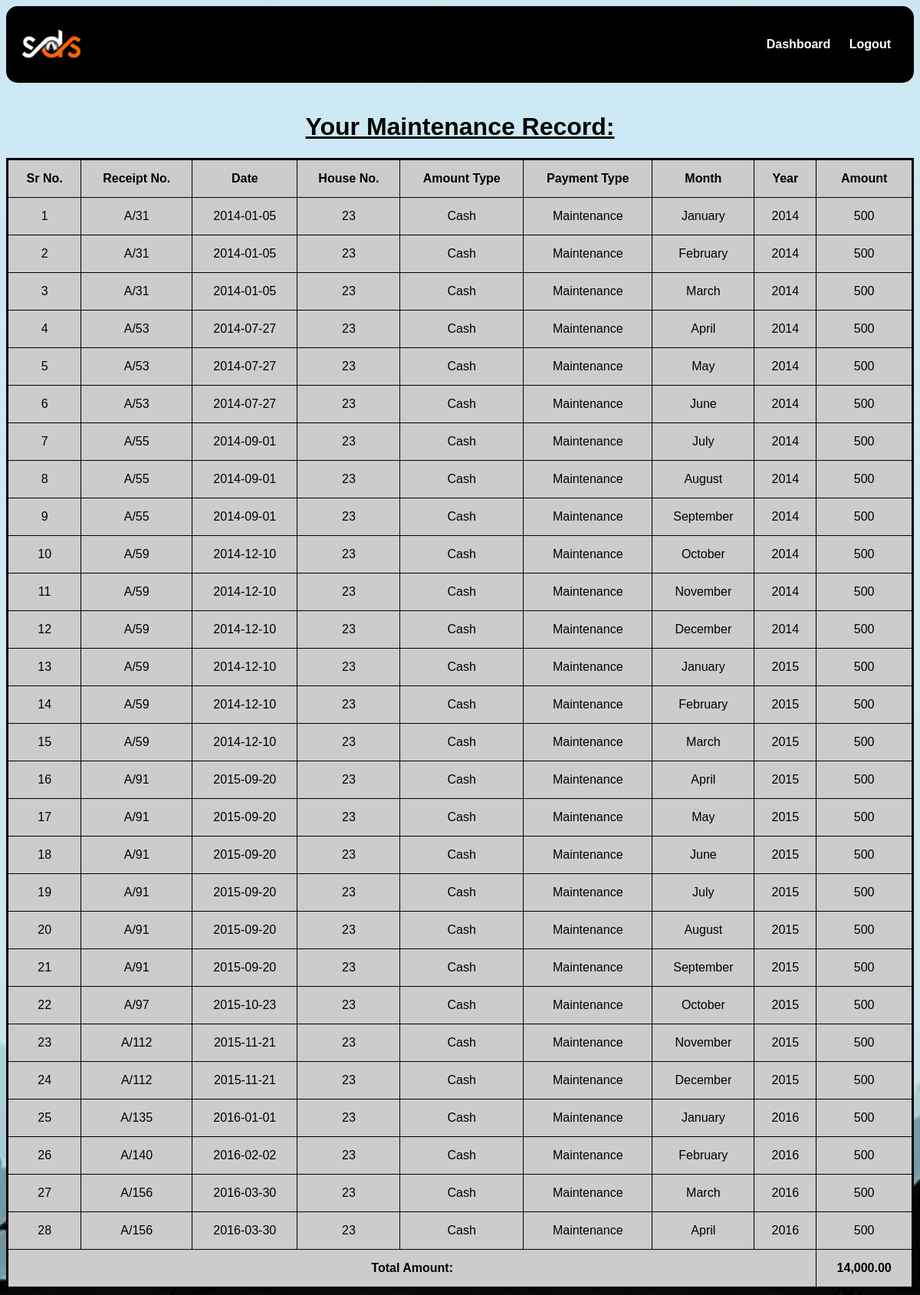
Screenshot of /Usermaintenance.php (signed in) with the database file from the repository.
### tables this page shows
CREATE TABLE `maintenance` (
  `receipt_no` varchar(20) DEFAULT NULL,
  `m_date` date DEFAULT NULL,
  `house_no` varchar(10) DEFAULT NULL,
  `ammount` varchar(255) DEFAULT NULL,
  `ammounttype` varchar(50) DEFAULT NULL,
  `paymenttype` varchar(50) DEFAULT NULL,
  `month` varchar(20) DEFAULT NULL,
  `year` varchar(10) DEFAULT NULL
);

### Usermaintenance.php (the view, shortened to what this page needs)
<?php
$user_email = $_SESSION['email'];
$connect = mysqli_connect("localhost", "root", "", "sds");
$query = "SELECT house_no FROM registration WHERE email = ?";
$stmt = $connect->prepare($query);
$stmt->bind_param("s", $user_email);
$stmt->execute();
$stmt->store_result();
$stmt->bind_result($house_no);
$query = "SELECT * FROM maintenance WHERE house_no = ? AND paymenttype = 'Maintenance'";
$stmt = $connect->prepare($query);
$stmt->bind_param("s", $house_no);
$stmt->execute();
$result = $stmt->get_result();
?>
<!DOCTYPE html>
<html lang="en">
<head>
    <link rel="stylesheet" href="sdscss.css">
</head>
<body>
<header class="header">
    <div class="logo">
        <img src="SDS Logo.jpg" height="40px" alt="Society Dashboard">
    </div>
    <nav class="nav-links">
        <a href="Userdashboard.php">Dashboard</a>
        <a href="Index.php">Logout</a>
    </nav>
</header><br>
<h1>Your Maintenance Record: </h1>
<?php
if ($result->num_rows > 0) {
    $totalAmount = 0;
    echo "
    <table>
        <thead>
            <tr>
                <th>Sr No.</th>
                <th>Receipt No.</th>
                <th>Date</th>
                <th>House No.</th>
                <th>Amount Type</th>
                <th>Payment Type</th>
                <th>Month</th>
                <th>Year</th>
                <th>Amount</th>
            </tr>
        </thead>
        <tbody>";
    $cnt = 1;
    while ($row = $result->fetch_object()) {
        echo "
        <tr>
            <td>" . $cnt . "</td>
            <td>" . htmlspecialchars($row->receipt_no) . "</td>
            <td>" . htmlspecialchars($row->m_date) . "</td>
            <td>" . htmlspecialchars($row->house_no) . "</td>
            <td>" . htmlspecialchars($row->ammounttype) . "</td>
            <td>" . htmlspecialchars($row->paymenttype) . "</td>
            <td>" . htmlspecialchars($row->month) . "</td>
            <td>" . htmlspecialchars($row->year) . "</td>
            <td>" . htmlspecialchars($row->ammount) . "</td>
        </tr>";
        $totalAmount += $row->ammount;
        $cnt++;
    }
    echo "</tbody>
    <tfoot>
        <tr>
            <td colspan='8' align='center'><strong>Total Amount: </strong></td>
            <td><strong>" . number_format($totalAmount, 2) . "</strong></td>
        </tr>
    </tfoot>
    </table>";
} else {
    echo "<p>No data found for the selected House No.</p>";
}
?>
</body>
</html>

### sdscss.css (style rules this page uses)
html { background-image: url('SDSBG.jpg'); background-size: cover; background-position: center; background-attachment: fixed; background-repeat: no-repeat; background-color: transparent; }
body { flex-direction: column; justify-content: center; text-align: center; font-family: Arial, Helvetica, sans-serif; font-style: bold; align-items: center; }
.header { display: flex; justify-content: space-between; align-items: center; background-color: #000000; padding: 30px 20px; color: white; border-radius: 15px; }
.logo { display: flex; align-items: center; }
.nav-links a { color: rgb(12, 19, 126); text-size-adjust: 600px; margin: 0 50px; font-weight: bold; }
.nav-links a { color: white; text-decoration: none; margin: 0 10px; font-weight: bold; }
table { width: 100%; background-color: #ccc; border-collapse: collapse; border: 3px solid #000000; }
th, td { border: 1px solid #000000; padding: 15px; }
h1 { text-align: center; text-decoration: solid; text-decoration: underline; }

### Usermaintenance.php (style rules this page uses)
table { width: 100%; background-color: #ccc; border-collapse: collapse; border: 3px solid #000000; }
th, td { border: 1px solid #000000; padding: 15px; text-align: center; }
tfoot td { font-weight: bold; }
header { display: flex; justify-content: space-between; align-items: center; background-color: #000000; padding: 30px 20px; color: white; border-radius: 15px; }

### rows the page displays
maintenance: receipt_no "A/31", m_date "2014-01-05", house_no "23", ammounttype "Cash", paymenttype "Maintenance", month "January", year "2014", ammount "500"
maintenance: receipt_no "A/31", m_date "2014-01-05", house_no "23", ammounttype "Cash", paymenttype "Maintenance", month "February", year "2014", ammount "500"
maintenance: receipt_no "A/31", m_date "2014-01-05", house_no "23", ammounttype "Cash", paymenttype "Maintenance", month "March", year "2014", ammount "500"
maintenance: receipt_no "A/53", m_date "2014-07-27", house_no "23", ammounttype "Cash", paymenttype "Maintenance", month "April", year "2014", ammount "500"
maintenance: receipt_no "A/53", m_date "2014-07-27", house_no "23", ammounttype "Cash", paymenttype "Maintenance", month "May", year "2014", ammount "500"
maintenance: receipt_no "A/53", m_date "2014-07-27", house_no "23", ammounttype "Cash", paymenttype "Maintenance", month "June", year "2014", ammount "500"
maintenance: receipt_no "A/55", m_date "2014-09-01", house_no "23", ammounttype "Cash", paymenttype "Maintenance", month "July", year "2014", ammount "500"
maintenance: receipt_no "A/55", m_date "2014-09-01", house_no "23", ammounttype "Cash", paymenttype "Maintenance", month "August", year "2014", ammount "500"
maintenance: receipt_no "A/55", m_date "2014-09-01", house_no "23", ammounttype "Cash", paymenttype "Maintenance", month "September", year "2014", ammount "500"
maintenance: receipt_no "A/59", m_date "2014-12-10", house_no "23", ammounttype "Cash", paymenttype "Maintenance", month "October", year "2014", ammount "500"
maintenance: receipt_no "A/59", m_date "2014-12-10", house_no "23", ammounttype "Cash", paymenttype "Maintenance", month "November", year "2014", ammount "500"
maintenance: receipt_no "A/59", m_date "2014-12-10", house_no "23", ammounttype "Cash", paymenttype "Maintenance", month "December", year "2014", ammount "500"
maintenance: receipt_no "A/59", m_date "2014-12-10", house_no "23", ammounttype "Cash", paymenttype "Maintenance", month "January", year "2015", ammount "500"
maintenance: receipt_no "A/59", m_date "2014-12-10", house_no "23", ammounttype "Cash", paymenttype "Maintenance", month "February", year "2015", ammount "500"
maintenance: receipt_no "A/59", m_date "2014-12-10", house_no "23", ammounttype "Cash", paymenttype "Maintenance", month "March", year "2015", ammount "500"
maintenance: receipt_no "A/91", m_date "2015-09-20", house_no "23", ammounttype "Cash", paymenttype "Maintenance", month "April", year "2015", ammount "500"
maintenance: receipt_no "A/91", m_date "2015-09-20", house_no "23", ammounttype "Cash", paymenttype "Maintenance", month "May", year "2015", ammount "500"
maintenance: receipt_no "A/91", m_date "2015-09-20", house_no "23", ammounttype "Cash", paymenttype "Maintenance", month "June", year "2015", ammount "500"
maintenance: receipt_no "A/91", m_date "2015-09-20", house_no "23", ammounttype "Cash", paymenttype "Maintenance", month "July", year "2015", ammount "500"
maintenance: receipt_no "A/91", m_date "2015-09-20", house_no "23", ammounttype "Cash", paymenttype "Maintenance", month "August", year "2015", ammount "500"
maintenance: receipt_no "A/91", m_date "2015-09-20", house_no "23", ammounttype "Cash", paymenttype "Maintenance", month "September", year "2015", ammount "500"
maintenance: receipt_no "A/97", m_date "2015-10-23", house_no "23", ammounttype "Cash", paymenttype "Maintenance", month "October", year "2015", ammount "500"
maintenance: receipt_no "A/112", m_date "2015-11-21", house_no "23", ammounttype "Cash", paymenttype "Maintenance", month "November", year "2015", ammount "500"
maintenance: receipt_no "A/112", m_date "2015-11-21", house_no "23", ammounttype "Cash", paymenttype "Maintenance", month "December", year "2015", ammount "500"
maintenance: receipt_no "A/135", m_date "2016-01-01", house_no "23", ammounttype "Cash", paymenttype "Maintenance", month "January", year "2016", ammount "500"
maintenance: receipt_no "A/140", m_date "2016-02-02", house_no "23", ammounttype "Cash", paymenttype "Maintenance", month "February", year "2016", ammount "500"
maintenance: receipt_no "A/156", m_date "2016-03-30", house_no "23", ammounttype "Cash", paymenttype "Maintenance", month "March", year "2016", ammount "500"
maintenance: receipt_no "A/156", m_date "2016-03-30", house_no "23", ammounttype "Cash", paymenttype "Maintenance", month "April", year "2016", ammount "500"

### other values shown
$totalAmount "14,000.00"
